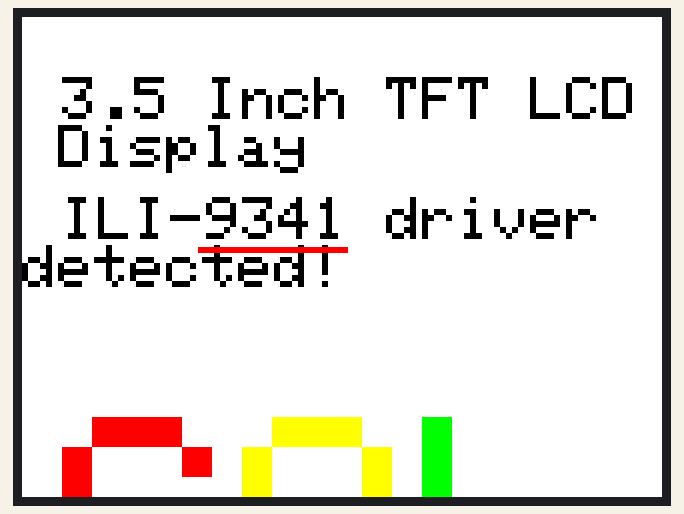
Recording of a sketch running on a simulated Arduino Uno, built with avr-gcc and run on an emulated ATmega328P. Parts: 320×240 colour display. Random numbers use the default seed unless the sketch sets one.

Above: at 0.3 s.
At 4.4 s:
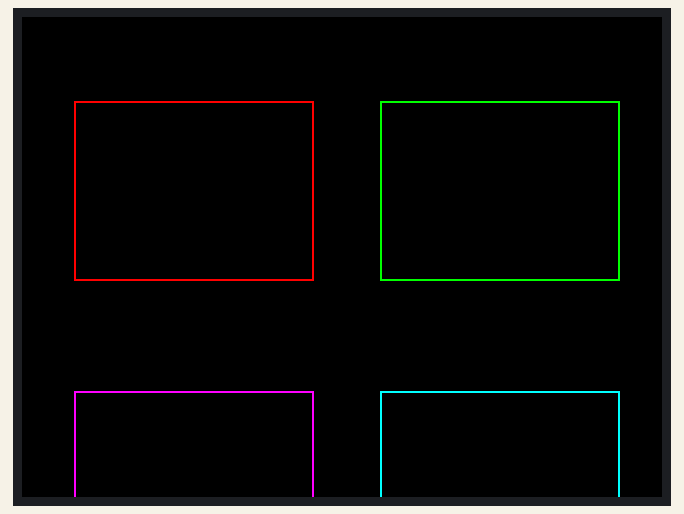
At 6.5 s:
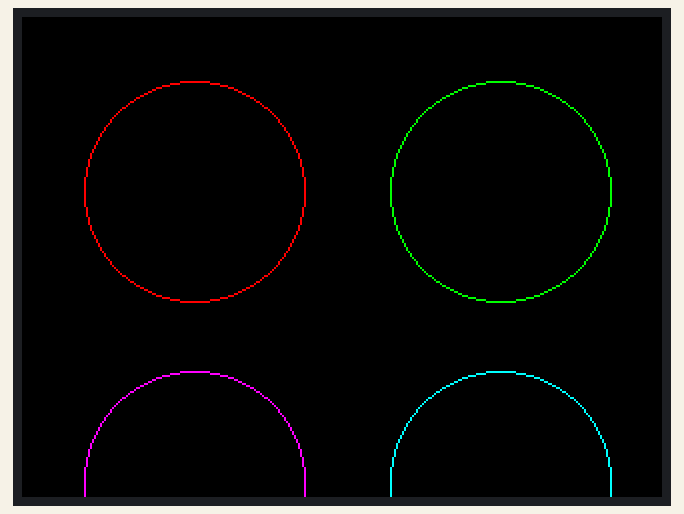
At 7.6 s:
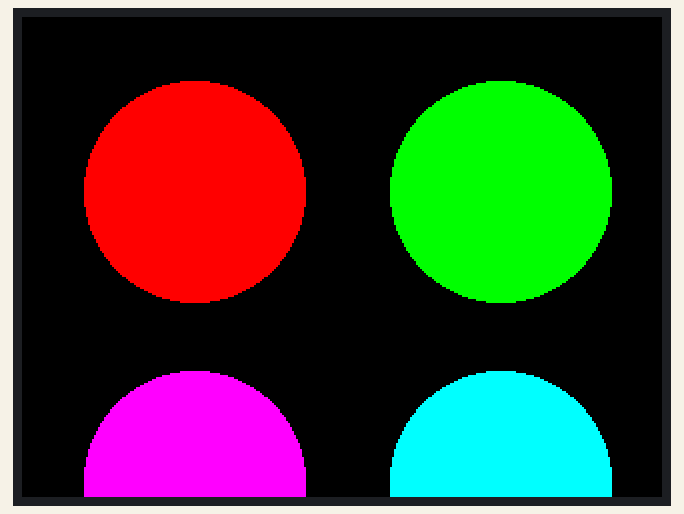
At 10.9 s:
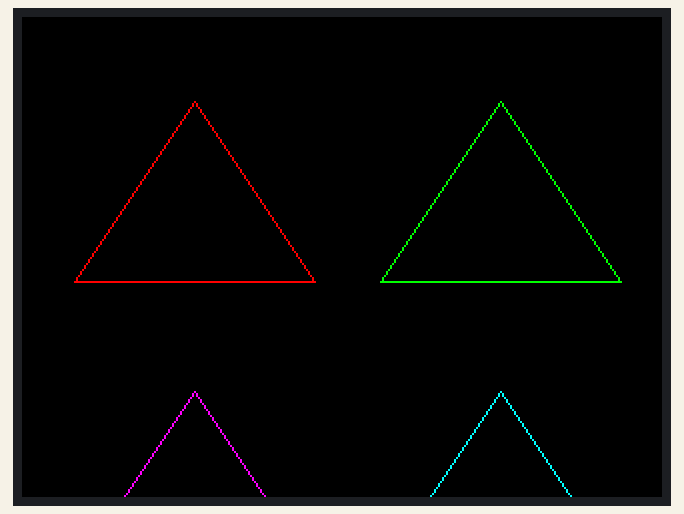
At 39.1 s:
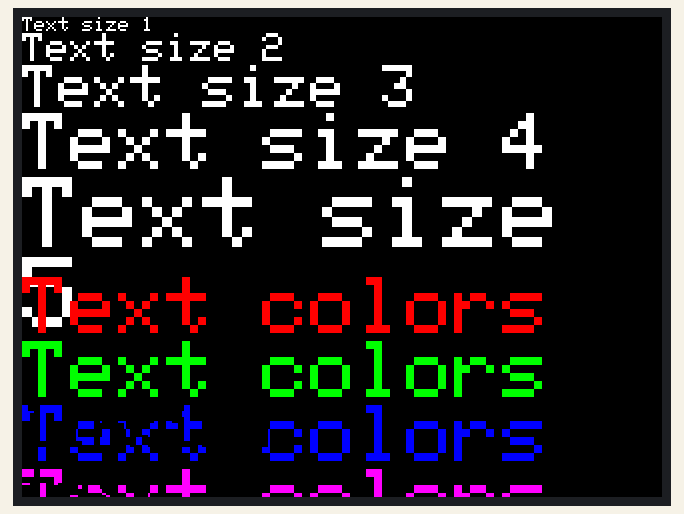

The sketch:

TFT_Display_demo.ino
```cpp
#include <Adafruit_GFX.h>
#include <MCUFRIEND_kbv.h>

#define BROWN    0x5960  //Brown
#define RED      0xF800  // Red
#define GREEN    0x07E0  // Green
#define BLUE     0x001F  // Blue
#define MAGENTA  0xF81F  // Magenta
#define YELLOW   0xFFE0  // Yellowreen
#define CYAN     0x07FF  // Cyan
#define WHITE    0xFFFF  // White
#define BLACK    0x0000  // Black
#define GREY     0x8410  //Grey (Uninvertable grey)


MCUFRIEND_kbv tft;

int lines;
int color;
int size;
int blink;
int invert;

void setup() {
  // put your setup code here, to run once:
  unsigned int ID = tft.readID();
  tft.begin(ID);
  tft.setRotation(1);
}

void loop() {
  // put your main code here, to run repeatedly:
  displaySplashScreen(4000); //Slide through functions
  displayShapes(1000);
  displayLines(15);
  displayPixels(1);
  displayTextDemo();
  displayInvertColors(800);
}

void displaySplashScreen(int time) {
  tft.fillScreen(WHITE); //Displays info and driver of shield, and shows colors
  tft.setTextColor(BLACK);
  tft.setCursor(20, 30);
  tft.setTextSize(3);
  tft.print("3.5 Inch TFT LCD Display");
  tft.setCursor(20, 90);
  tft.print("ILI-");
  tft.print(tft.readID(), HEX);
  tft.print(" driver detected!");
  tft.drawFastHLine(88, 115, 75, RED);
  tft.drawFastHLine(88, 116, 75, RED);
  tft.drawFastHLine(88, 117, 75, RED);
  tft.setTextSize(15);
  tft.setCursor(20, 200);
  tft.setTextColor(RED);
  tft.print("C");
  tft.setTextColor(YELLOW);
  tft.print("O");
  tft.setTextColor(GREEN);
  tft.print("L");
  tft.setTextColor(BLUE);
  tft.print("O");
  tft.setTextColor(BROWN);
  tft.print("R");
  delay(time);
}

void displayShapes(int slidechange) {
  tft.fillScreen(BLACK);

  // RECTANGLE OUTLINES
  tft.drawRect(26, 42, 120, 90, RED);
  tft.drawRect(179, 42, 120, 90, GREEN);
  tft.drawRect(332, 42, 120, 90, BLUE);
  tft.drawRect(26, 187, 120, 90, MAGENTA);
  tft.drawRect(179, 187, 120, 90, CYAN);
  tft.drawRect(332, 187, 120, 90, YELLOW);
  delay(slidechange);

  // RECTANGLE FILLS
  tft.fillRect(26, 42, 120, 90, RED);
  tft.fillRect(179, 42, 120, 90, GREEN);
  tft.fillRect(332, 42, 120, 90, BLUE);
  tft.fillRect(26, 187, 120, 90, MAGENTA);
  tft.fillRect(179, 187, 120, 90, CYAN);
  tft.fillRect(332, 187, 120, 90, YELLOW);
  delay(slidechange);

  tft.fillScreen(BLACK);

  // CIRCLE OUTLINES
  tft.drawCircle(86, 87, 55, RED);
  tft.drawCircle(239, 87, 55, GREEN);
  tft.drawCircle(392, 87, 55, BLUE);
  tft.drawCircle(86, 232, 55, MAGENTA);
  tft.drawCircle(239, 232, 55, CYAN);
  tft.drawCircle(392, 232, 55, YELLOW);
  delay(slidechange);

  // CIRCLE FILLS
  tft.fillCircle(86, 87, 55, RED);
  tft.fillCircle(239, 87, 55, GREEN);
  tft.fillCircle(392, 87, 55, BLUE);
  tft.fillCircle(86, 232, 55, MAGENTA);
  tft.fillCircle(239, 232, 55, CYAN);
  tft.fillCircle(392, 232, 55, YELLOW);
  delay(slidechange);

  tft.fillScreen(BLACK);

  // ELLIPSE OUTLINES
  tft.drawEllipse(86, 87, 60, 40, RED);
  tft.drawEllipse(239, 87, 60, 40, GREEN);
  tft.drawEllipse(392, 87, 60, 40, BLUE);
  tft.drawEllipse(86, 232, 60, 40, MAGENTA);
  tft.drawEllipse(239, 232, 60, 40, CYAN);
  tft.drawEllipse(392, 232, 60, 40, YELLOW);
  delay(slidechange);

  // ELLIPSE FILLS
  tft.fillEllipse(86, 87, 60, 40, RED);
  tft.fillEllipse(239, 87, 60, 40, GREEN);
  tft.fillEllipse(392, 87, 60, 40, BLUE);
  tft.fillEllipse(86, 232, 60, 40, MAGENTA);
  tft.fillEllipse(239, 232, 60, 40, CYAN);
  tft.fillEllipse(392, 232, 60, 40, YELLOW);
  delay(slidechange);

  tft.fillScreen(BLACK);

  // TRIANGLE OUTLINES
  tft.drawTriangle(86, 42, 26, 132, 146, 132, RED);
  tft.drawTriangle(239, 42, 179, 132, 299, 132, GREEN);
  tft.drawTriangle(392, 42, 332, 132, 452, 132, BLUE);
  tft.drawTriangle(86, 187, 26, 277, 146, 277, MAGENTA);
  tft.drawTriangle(239, 187, 179, 277, 299, 277, CYAN);
  tft.drawTriangle(392, 187, 332, 277, 452, 277, YELLOW);
  delay(slidechange);

  // TRIANGLE FILLS
  tft.fillTriangle(86, 42, 26, 132, 146, 132, RED);
  tft.fillTriangle(239, 42, 179, 132, 299, 132, GREEN);
  tft.fillTriangle(392, 42, 332, 132, 452, 132, BLUE);
  tft.fillTriangle(86, 187, 26, 277, 146, 277, MAGENTA);
  tft.fillTriangle(239, 187, 179, 277, 299, 277, CYAN);
  tft.fillTriangle(392, 187, 332, 277, 452, 277, YELLOW);
  delay(slidechange);
}

void displayLines(int speed) {
  tft.fillScreen(BLACK);
  //Generates vertical and horizontal lines in all colors
  for (lines = 0; lines <= 320; lines = lines+10) {
    tft.drawFastHLine(0, lines, 480, RED);
    delay(speed);
  }
  for (lines = 0; lines <= 320; lines = lines+10) {
    tft.drawFastHLine(0, lines, 480, GREEN);
    delay(speed);
  }
  for (lines = 0; lines <= 320; lines = lines+10) {
    tft.drawFastHLine(0, lines, 480, BLUE);
    delay(speed);
  }
  for (lines = 0; lines <= 320; lines = lines+10) {
    tft.drawFastHLine(0, lines, 480, MAGENTA);
    delay(speed);
  }
  for (lines = 0; lines <= 320; lines = lines+10) {
    tft.drawFastHLine(0, lines, 480, CYAN);
    delay(speed);
  }
  for (lines = 0; lines <= 320; lines = lines+10) {
    tft.drawFastHLine(0, lines, 480, YELLOW);
    delay(speed);
  }
  for (lines = 0; lines <= 320; lines = lines+10) {
    tft.drawFastHLine(0, lines, 480, WHITE);
    delay(speed);
  }

  tft.fillScreen(BLACK);

  for (lines = 0; lines <= 480; lines = lines+10) {
    tft.drawFastVLine(lines, 0, 320, RED);
    delay(speed);
  }
  for (lines = 0; lines <= 480; lines = lines+10) {
    tft.drawFastVLine(lines, 0, 320, GREEN);
    delay(speed);
  }
  for (lines = 0; lines <= 480; lines = lines+10) {
    tft.drawFastVLine(lines, 0, 320, BLUE);
    delay(speed);
  }
  for (lines = 0; lines <= 480; lines = lines+10) {
    tft.drawFastVLine(lines, 0, 320, MAGENTA);
    delay(speed);
  }
  for (lines = 0; lines <= 480; lines = lines+10) {
    tft.drawFastVLine(lines, 0, 320, CYAN);
    delay(speed);
  }
  for (lines = 0; lines <= 480; lines = lines+10) {
    tft.drawFastVLine(lines, 0, 320, YELLOW);
    delay(speed);
  }
  for (lines = 0; lines <= 480; lines = lines+10) {
    tft.drawFastVLine(lines, 0, 320, WHITE);
    delay(speed);
  }
}

void displayPixels(int wait) {
  tft.fillScreen(BLACK);
  //Randomly generates pixels of all colors on screen
  for (int pixels = 0; pixels <= 1000; pixels++) {
    tft.drawPixel(random(0, 480), random(0, 320), RED);
    delay(wait);
  }
  for (int pixels = 0; pixels <= 1000; pixels++) {
    tft.drawPixel(random(0, 480), random(0, 320), GREEN);
    delay(wait);
  }
  for (int pixels = 0; pixels <= 1000; pixels++) {
    tft.drawPixel(random(0, 480), random(0, 320), BLUE);
    delay(wait);
  }
  for (int pixels = 0; pixels <= 1000; pixels++) {
    tft.drawPixel(random(0, 480), random(0, 320), MAGENTA);
    delay(wait);
  }
  for (int pixels = 0; pixels <= 1000; pixels++) {
    tft.drawPixel(random(0, 480), random(0, 320), CYAN);
    delay(wait);
  }
  for (int pixels = 0; pixels <= 1000; pixels++) {
    tft.drawPixel(random(0, 480), random(0, 320), YELLOW);
    delay(wait);
  }
  for (int pixels = 0; pixels <= 1000; pixels++) {
    tft.drawPixel(random(0, 480), random(0, 320), WHITE);
    delay(wait);
  }
}

void displayTextDemo() {
  tft.fillScreen(BLACK);
  //Shows text sizes, colors and blinking text all at once
  tft.setTextColor(WHITE);
  tft.setCursor(0,0);
  for (size = 1; size <= 5; size++) {
    tft.setTextSize(size);
    tft.print("Text size ");
    tft.println(size);
  }

  tft.setCursor(0, 130);
  tft.setTextSize(4);
  for (int number = 1; number <= 6; number++){
    numbertocolor(number);
    tft.println("Text colors");
  }

  tft.setTextSize(3);
  for (blink = 0; blink <=9; blink++) {
    tft.setTextColor(WHITE);
    tft.setCursor(295, 170);
    tft.print("Blinking");
    tft.setCursor(325, 200);
    tft.print("text");
    delay(500);
    tft.setTextColor(BLACK);
    tft.setCursor(295, 170);
    tft.print("Blinking");
    tft.setCursor(325, 200);
    tft.print("text");
    delay(500);
  }
}

void displayInvertColors(int Delay) {
  tft.fillScreen(BLACK);
  //Shows colors, and inverts them a few times to new colors
  tft.fillRect(10, 10, 230, 70, RED);
  tft.fillRect(240, 10, 230, 70, CYAN);
  tft.fillRect(10, 100, 230, 70, GREEN);
  tft.fillRect(240, 100, 230, 70, MAGENTA);
  tft.fillRect(10, 190, 230, 70, BLUE);
  tft.fillRect(240, 190, 230, 70, YELLOW);
  tft.setTextColor(GREY);
  tft.setTextSize(2);
  tft.setCursor(65, 280);
  tft.print("Inverted colors side by side");

  for (invert = 0; invert <= 7; invert++) {
    tft.invertDisplay(true);
    delay(Delay);
    tft.invertDisplay(false);
    delay(Delay);
  }
}

void numbertocolor(int number) {
  //Used to change text color in a for loop
  if (number == 1) {tft.setTextColor(RED);}
  if (number == 2) {tft.setTextColor(GREEN);}
  if (number == 3) {tft.setTextColor(BLUE);}
  if (number == 4) {tft.setTextColor(MAGENTA);}
  if (number == 5) {tft.setTextColor(CYAN);}
  if (number == 6) {tft.setTextColor(YELLOW);}
}
```

Measured:
- what the display in image 0 shows lasts 4.0 s, from 0.2 s to 4.2 s
- what the display in image 1 shows lasts 1.1 s, from 4.3 s to 5.4 s
- what the display in image 2 shows lasts 1.0 s, from 6.5 s to 7.5 s
- what the display in image 5 shows lasts 0.5 s, from 39.1 s to 39.6 s
